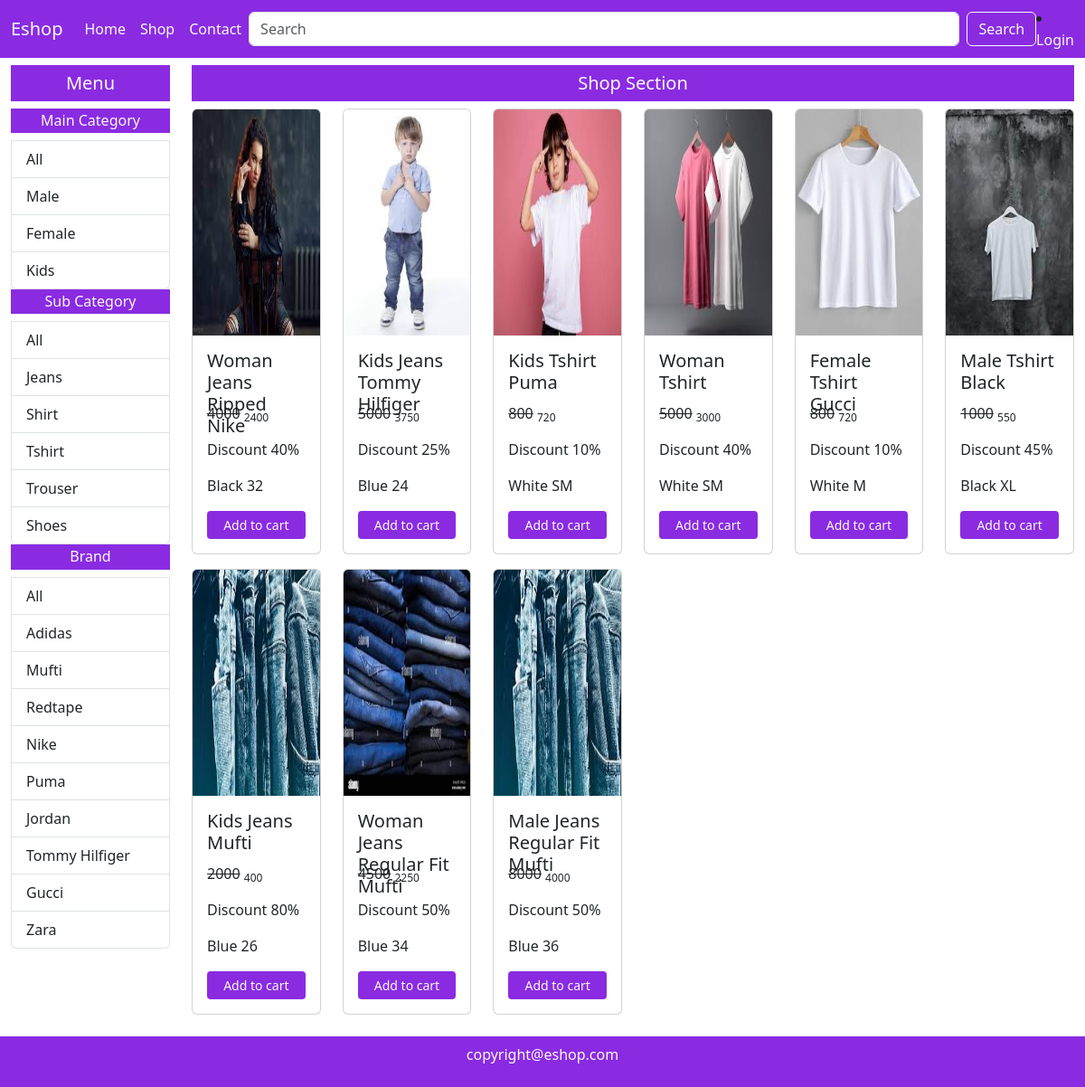
/shop/All/All/All/, run on the app's committed database.
### mainApp/models.py (models this page shows, shortened)
class Maincategory(models.Model):
    id = models.AutoField(primary_key=True)
    name = models.CharField(max_length=20)

class Subcategory(models.Model):
    id = models.AutoField(primary_key=True)
    name = models.CharField(max_length=20)

class Brand(models.Model):
    id = models.AutoField(primary_key=True)
    name = models.CharField(max_length=20)

class Product(models.Model):
    id = models.AutoField(primary_key=True)
    name = models.CharField(max_length=50)
    maincategory = models.ForeignKey(Maincategory,on_delete=models.CASCADE)
    subcategory = models.ForeignKey(Subcategory,on_delete=models.CASCADE)
    brand = models.ForeignKey(Brand,on_delete=models.CASCADE)
    color = models.CharField(max_length=20)
    size = models.CharField(max_length=20)
    stock = models.CharField(max_length=20,default="In Stock",null=True,blank=True)
    description = models.TextField()
    baseprice = models.IntegerField(default=0,null=True,blank=True)
    discount = models.IntegerField(default=0,null=True,blank=True)
    finalprice = models.IntegerField(default=0,null=True,blank=True)
    pic1 = models.ImageField(upload_to='uploads',default="",null=True,blank=True)
    pic2 = models.ImageField(upload_to='uploads',default="",null=True,blank=True)
    pic3 = models.ImageField(upload_to='uploads',default="",null=True,blank=True)
    pic4 = models.ImageField(upload_to='uploads',default="",null=True,blank=True)

### mainApp/views.py (the view)
# urls.py: path('shop/<str:mc>/<str:sc>/<str:br>/',views.shop),
def shop(Request,mc,sc,br):
    if(mc=='All' and sc=='All' and br=='All'):
        data = Product.objects.all().order_by('id').reverse()
    elif(mc!='All' and sc=='All' and br=='All'):
        data = Product.objects.filter(maincategory=Maincategory.objects.get(name=mc)).order_by('id').reverse()
    elif(mc=='All' and sc!='All' and br=='All'):
        data = Product.objects.filter(subcategory=Subcategory.objects.get(name=sc)).order_by('id').reverse()
    elif(mc=='All' and sc=='All' and br!='All'):
        data = Product.objects.filter(brand=Brand.objects.get(name=br)).order_by('id').reverse()
    elif(mc!='All' and sc!='All' and br=='All'):
        data = Product.objects.filter(maincategory=Maincategory.objects.get(name=mc),subcategory=Subcategory.objects.get(name=sc)).order_by('id').reverse()
    elif(mc!='All' and sc=='All' and br!='All'):
        data = Product.objects.filter(maincategory=Maincategory.objects.get(name=mc),brand=Brand.objects.get(name=br)).order_by('id').reverse()
    elif(mc=='All' and sc!='All' and br!='All'):
        data = Product.objects.filter(brand=Brand.objects.get(name=br),subcategory=Subcategory.objects.get(name=sc)).order_by('id').reverse()
    else:
        data = Product.objects.filter(maincategory=Maincategory.objects.get(name=mc),subcategory=Subcategory.objects.get(name=sc),brand=Brand.objects.get(name=br)).order_by('id').reverse()
    maincategory = Maincategory.objects.all()
    subcategory = Subcategory.objects.all()
    brand = Brand.objects.all()
    return render(Request,'shop.html',{'data':data,'maincategory':maincategory,'subcategory':subcategory,'brand':brand,'mc':mc,'sc':sc,'br':br})

### mainApp/templates/shop.html (shortened to what this page needs)
{% extends 'index.html' %}
{% block content %}
<div class="container-fluid">
    <div class="row my-2">
        <div class="col-lg-2 col-md-3 col-sm-6 col-12">
            <h5 class="background text-center text-light p-2">Menu</h5>
            <ul class="list-group">
                <h6 class="background text-center text-light p-1">Main Category</h6>
                <a href="/shop/All/{{sc}}/{{br}}/" class="list-group-item list-group-item-action">All</a>
                {% for i in maincategory %}
                <a href="/shop/{{i.name}}/{{sc}}/{{br}}/" class="list-group-item list-group-item-action">{{i.name}}</a>
                {% endfor %}
            </ul>
            <ul class="list-group">
                <h6 class="background text-center text-light p-1">Sub Category</h6>
                <a href="/shop/{{mc}}/All/{{br}}/" class="list-group-item list-group-item-action">All</a>
                {% for i in subcategory %}
                <a href="/shop/{{mc}}/{{i.name}}/{{br}}/" class="list-group-item list-group-item-action">{{i.name}}</a>
                {% endfor %}
            </ul>
            <ul class="list-group">
                <h6 class="background text-center text-light p-1">Brand</h6>
                <a href="/shop/{{mc}}/{{sc}}/All/" class="list-group-item list-group-item-action">All</a>
                {% for i in brand %}
                <a href="/shop/{{mc}}/{{sc}}/{{i.name}}/" class="list-group-item list-group-item-action">{{i.name}}</a>
                {% endfor %}
            </ul>
        </div>
        <div class="col-lg-10 col-md-9 col-sm-6 col-12">
            <h5 class="background text-center text-light p-2">Shop Section</h5>
            <div class="row">
                {% for i in data %}
                <div class="col-xl-2 col-lg-3 col-md-4 col-sm-6 col-12 mb-3">
                    <div class="card">
                        <img src="{{i.pic1.url}}" height="250px" class="card-img-top" alt="...">
                        <div class="card-body">
                            <h5 class="card-title">{{i.name}}</h5>
                            <p class="card-text"><del>{{i.baseprice}}</del> <sub>{{i.finalprice}}</sub></p>
                            <p class="card-text">Discount {{i.discount}}%</p>
                            <p class="card-text">{{i.color}} {{i.size}}</p>
                            <a href="/single-product/{{i.id}}/" class="btn background text-light w-100 btn-sm">Add to cart</a>
                        </div>
                    </div>
                </div>
                {% endfor %}
            </div>
        </div>
    </div>
</div>
{% endblock %}

### mainApp/static/css/style.css (style rules this page uses)
.background { background-color: blueviolet; }
.card-title { height: 50px; }

### data on the page
Maincategory: name "Male"
Maincategory: name "Female"
Maincategory: name "Kids"
Subcategory: name "Jeans"
Subcategory: name "Shirt"
Subcategory: name "Tshirt"
Subcategory: name "Trouser"
Subcategory: name "Shoes"
Brand: name "Adidas"
Brand: name "Mufti"
Brand: name "Redtape"
Brand: name "Nike"
Brand: name "Puma"
Brand: name "Jordan"
Brand: name "Tommy Hilfiger"
Brand: name "Gucci"
Brand: name "Zara"
Product: pic1 (picture), name "Woman Jeans Ripped Nike", baseprice "4000", finalprice "2400", discount "40", color "Black", size "32"
Product: pic1 (picture), name "Kids Jeans Tommy Hilfiger", baseprice "5000", finalprice "3750", discount "25", color "Blue", size "24"
Product: pic1 (picture), name "Kids Tshirt Puma", baseprice "800", finalprice "720", discount "10", color "White", size "SM"
Product: pic1 (picture), name "Woman Tshirt", baseprice "5000", finalprice "3000", discount "40", color "White", size "SM"
Product: pic1 (picture), name "Female Tshirt Gucci", baseprice "800", finalprice "720", discount "10", color "White", size "M"
Product: pic1 (picture), name "Male Tshirt Black", baseprice "1000", finalprice "550", discount "45", color "Black", size "XL"
Product: pic1 (picture), name "Kids Jeans Mufti", baseprice "2000", finalprice "400", discount "80", color "Blue", size "26"
Product: pic1 (picture), name "Woman Jeans Regular Fit Mufti", baseprice "4500", finalprice "2250", discount "50", color "Blue", size "34"
Product: pic1 (picture), name "Male Jeans Regular Fit Mufti", baseprice "8000", finalprice "4000", discount "50", color "Blue", size "36"
